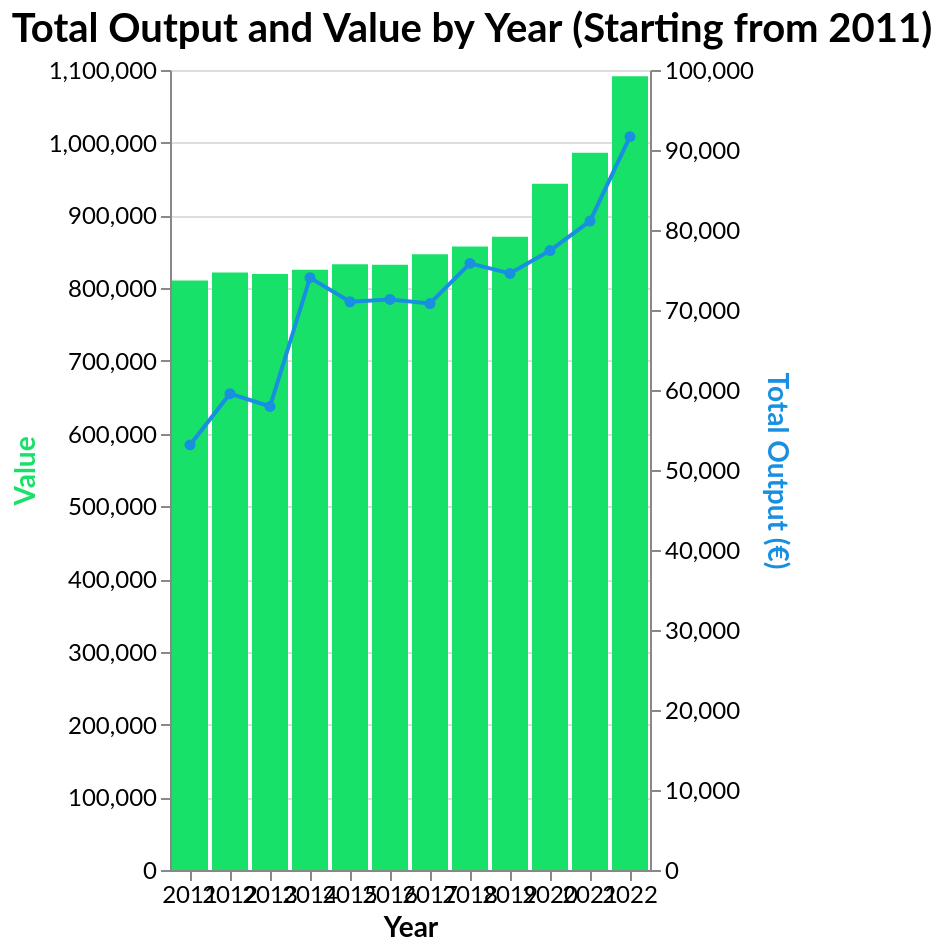

The specification (Vega-Lite) saved for this image:
### Vega-Lite specification from a JSON file in a GitHub repository (floating-point values rounded to 4 significant figures)
{"$schema": "https://vega.github.io/schema/vega-lite/v5.17.0.json", "config": {"axis": {"labelFont": "Lato", "labelFontSize": 12, "titleFont": "Lato", "titleFontSize": 14}, "background": "transparent", "title": {"anchor": "start", "color": "black", "font": "Lato", "fontSize": 20}}, "datasets": {"data-0f6bda27a528fd9b5fcdb18dc62fe1b0": [{"(SE131) Total output (€/farm)": 53138, "Year": 2011}, {"(SE131) Total output (€/farm)": 59543, "Year": 2012}, {"(SE131) Total output (€/farm)": 57940, "Year": 2013}, {"(SE131) Total output (€/farm)": 74035, "Year": 2014}, {"(SE131) Total output (€/farm)": 71030, "Year": 2015}, {"(SE131) Total output (€/farm)": 71323, "Year": 2016}, {"(SE131) Total output (€/farm)": 70811, "Year": 2017}, {"(SE131) Total output (€/farm)": 75830, "Year": 2018}, {"(SE131) Total output (€/farm)": 74574, "Year": 2019}, {"(SE131) Total output (€/farm)": 77437, "Year": 2020}, {"(SE131) Total output (€/farm)": 81115, "Year": 2021}, {"(SE131) Total output (€/farm)": 91672, "Year": 2022}], "data-f8a05b37cd2d17b6cfa9494ec85cfd54": [{"Value": 810686, "Year": 2011}, {"Value": 821712, "Year": 2012}, {"Value": 819381, "Year": 2013}, {"Value": 825502, "Year": 2014}, {"Value": 832927, "Year": 2015}, {"Value": 832265, "Year": 2016}, {"Value": 846821, "Year": 2017}, {"Value": 857245, "Year": 2018}, {"Value": 870860, "Year": 2019}, {"Value": 943494, "Year": 2020}, {"Value": 986167, "Year": 2021}, {"Value": 1091530, "Year": 2022}]}, "height": 400, "layer": [{"data": {"name": "data-f8a05b37cd2d17b6cfa9494ec85cfd54"}, "encoding": {"tooltip": [{"field": "Value", "format": ",", "type": "quantitative"}], "x": {"axis": {"labelAngle": 0}, "field": "Year", "title": "Year", "type": "ordinal"}, "y": {"axis": {"titleColor": "#18E169"}, "field": "Value", "title": "Value", "type": "quantitative"}}, "mark": {"color": "#18E169", "type": "bar"}}, {"data": {"name": "data-0f6bda27a528fd9b5fcdb18dc62fe1b0"}, "encoding": {"tooltip": [{"field": "(SE131) Total output (€/farm)", "format": ",", "type": "quantitative"}], "x": {"field": "Year", "title": "Year", "type": "ordinal"}, "y": {"axis": {"titleColor": "#188FE1"}, "field": "(SE131) Total output (€/farm)", "title": "Total Output (€)", "type": "quantitative"}}, "mark": {"color": "#188FE1", "point": {"color": "#188FE1"}, "type": "line"}}], "resolve": {"scale": {"y": "independent"}}, "title": "Total Output and Value by Year (Starting from 2011)", "width": "container"}
